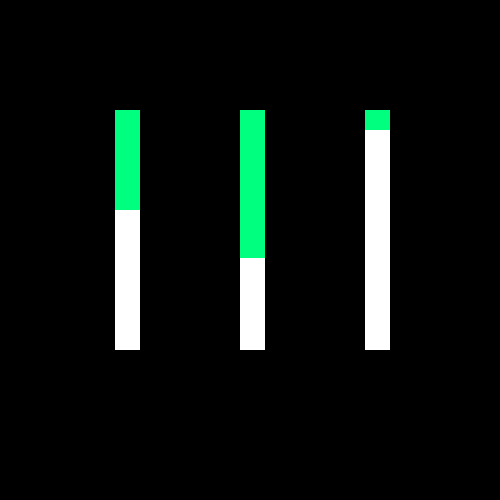
Frame 1 (no input)
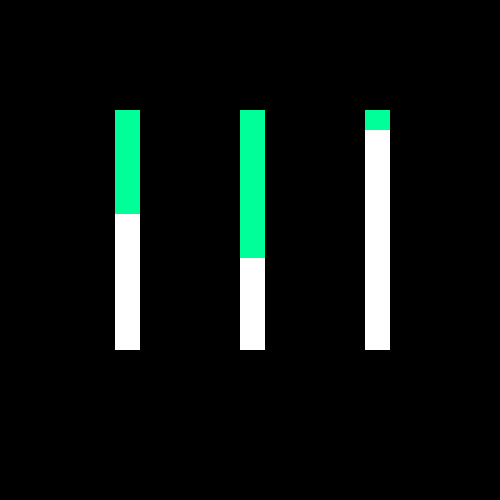
Frame 60 (the mouse pressed at the canvas centre just before this capture)
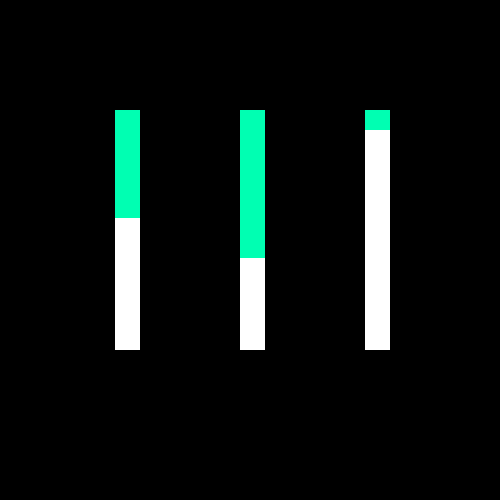
Frame 120 (the mouse held since frame 60 and released just before this capture)

The Processing sketch that drew these frames (run headless with seeded random() and noise(); from frame 60 on, the mouse is pressed at the canvas centre):

// Processing sketch: processing_171240
// ── processing_171240.pde

void setup()
{ colorMode(HSB,360,100,100);
  size(500,500);
}
void draw()
{
  background(0);
  
  fill(255);
  noStroke();

float zeitfarbe = map(second(),0,60,0,360);//Ändert die Farbe in einen Winkel von 0-360 sekündlich

//Stundenbalken

  fill(0,0,100); // Füllen des Grundbalkens in Weiß
  rect(365,110,25,240);// Koordinaten und Größe des Grundbalken
  
  float hoursize = map(hour(),0,24,0,240); //Variable setzen für die Balkengröße der sich auf die Stundenzahl bezieht
  
  fill(zeitfarbe,100,100); //Füllen des Balkens mit Blau
  rect(365,110,25,hoursize); //Rechteck mit variabler Größe die oben definiert wurde

//Minutenbalken
  
  fill(0,0,100); // Füllen des Grundbalkens in Weiß
  rect(240,110,25,240);// Koordinaten und Größe des Grundbalken
  
  float minutesize = map(minute(),0,60,0,240); //Variable setzen für die Balkengröße der sich auf die Stundenzahl bezieht
  
  fill(zeitfarbe,100,100); //Füllen des Balkens mit Blau
  rect(240,110,25,minutesize); //Rechteck mit variabler Größe die oben definiert wurde


//Sekundenbalken

  fill(0,0,100); // Füllen des Grundbalkens in Weiß
  rect(115,110,25,240);// Koordinaten und Größe des Grundbalken
  
  float secondsize = map(second(),0,60,0,240); //Variable setzen für die Balkengröße der sich auf die Stundenzahl bezieht
  
  fill(zeitfarbe,100,100); //Füllen des Balkens mit Blau
  rect(115,110,25,secondsize); //Rechteck mit variabler Größe die oben definiert wurde
}
